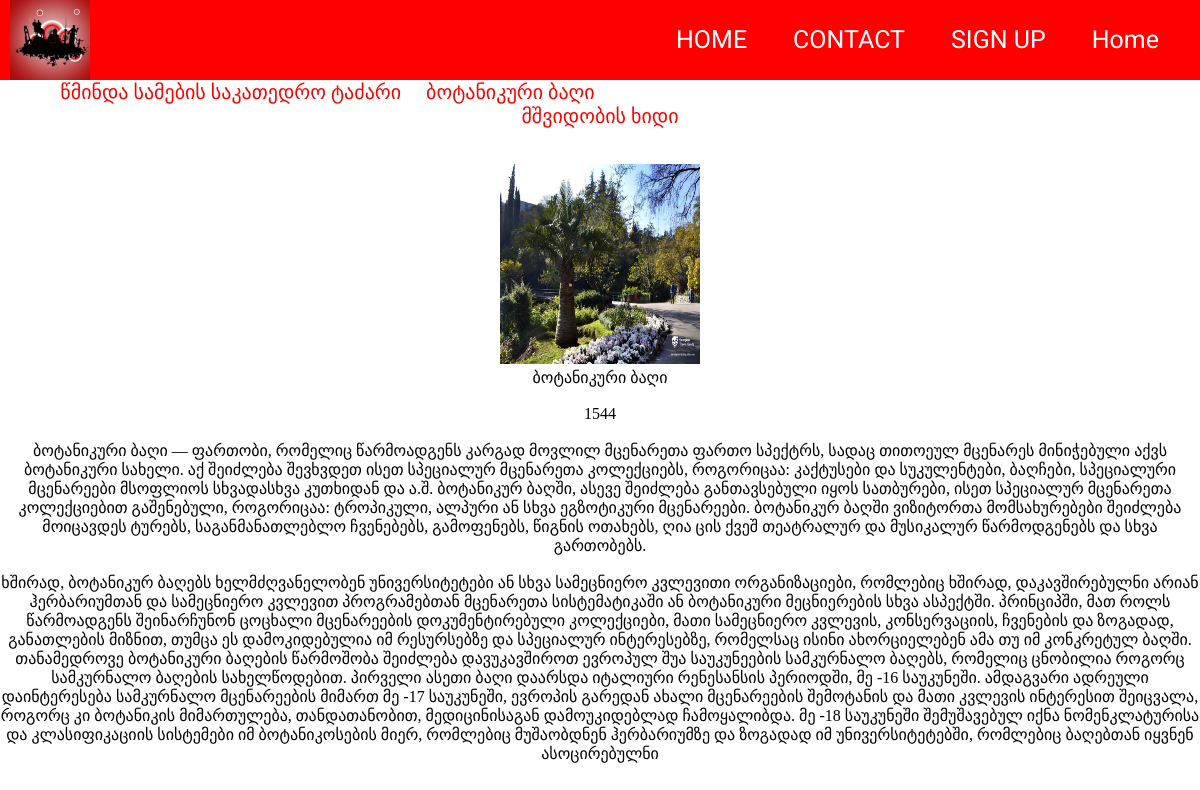
Screenshot of /?top=baghi with the database file from the repository.
### tables this page shows
CREATE TABLE `ghirssh` (
  `ID` int(11) NOT NULL,
  `Name` varchar(50) NOT NULL,
  `Year` varchar(20) NOT NULL,
  `History` mediumtext NOT NULL,
  `Description` mediumtext NOT NULL
);

### view/baghi.php (the view)
<div class="body">
   <article>
   <img src="baghi.jpg" alt="" style="width:200px;height:200px;">
   <br>
         <?php
            $query = "SELECT * FROM ghirssh WHERE ID='3;'";
            $result = mysqli_query($connection, $query);
            $resultCheck = mysqli_num_rows($result);
            if($resultCheck > 0){
               while($row = mysqli_fetch_assoc($result)){
                  echo $row["Name"];
                  echo "<br>";
                  echo "<br>";
                  echo $row["Year"];
                  echo "<br>";
                  echo "<br>";
                  echo $row["History"];
                  echo "<br>";
                  echo "<br>";
                  echo $row["Description"];
                  echo "<br>";
               }
            }
         ?>
   </article>
</div>

### style.css (style rules this page uses)
* { padding: 0px; margin: 0px; text-align: center; }

### rows the page displays
ghirssh: Name "ბოტანიკური ბაღი", Year "1544", History "ბოტანიკური ბაღი — ფართობი, რომელიც წარმოადგენს კარგად მოვლილ მცენარეთა ფართო სპექტრს, სადაც თითოეულ მცენარეს მინიჭებული აქვს ბოტანიკური სახელი. აქ შეიძლება შევხვდეთ ისეთ სპეციალურ მცენარეთა კოლექციებს, როგორიცაა: კაქტუსები და სუკულენტები, ბაღჩები, სპეციალური მცენარეები მსოფლიოს სხვადასხვა კუთხიდან და ა.შ. ბოტანიკურ ბაღში, ასევე შეიძლება განთავსებული იყოს სათბურები, ისეთ სპეციალურ მცენარეთა კოლექციებით გაშენებული, როგორიცაა: ტროპიკული, ალპური ან სხვა ეგზოტიკური მცენარეები. ბოტანიკურ ბაღში ვიზიტორთა მომსახურებები შეიძლება მოიცავდეს ტურებს, საგანმანათლებლო ჩვენებებს, გამოფენებს, წიგნის ოთახებს, ღია ცის ქვეშ თეატრალურ და მუსიკალურ წარმოდგენებს და სხვა გართობებს.", Description "ხშირად, ბოტანიკურ ბაღებს ხელმძღვანელობენ უნივერსიტეტები ან სხვა სამეცნიერო კვლევითი ორგანიზაციები, რომლებიც ხშირად, დაკავშირებულნი არიან ჰერბარიუმთან და სამეცნიერო კვლევით პროგრამებთან მცენარეთა სისტემატიკაში ან ბოტანიკური მეცნიერების სხვა ასპექტში. პრინციპში, მათ როლს წარმოადგენს შეინარჩუნონ ცოცხალი მცენარეების დოკუმენტირებული კოლექციები, მათი სამეცნიერო კვლევის, კონსერვაციის, ჩვენების და ზოგადად, განათლების მიზნით, თუმცა ეს დამოკიდებულია იმ რესურსებზე და სპეციალურ ინტერესებზე, რომელსაც ისინი ახორციელებენ ამა თუ იმ კონკრეტულ ბაღში. თანამედროვე ბოტანიკური ბაღების წარმოშობა შეიძლება დავუკავშიროთ ევროპულ შუა საუკუნეების სამკურნალო ბაღებს, რომელიც ცნობილია როგორც სამკურნალო ბაღების…"
